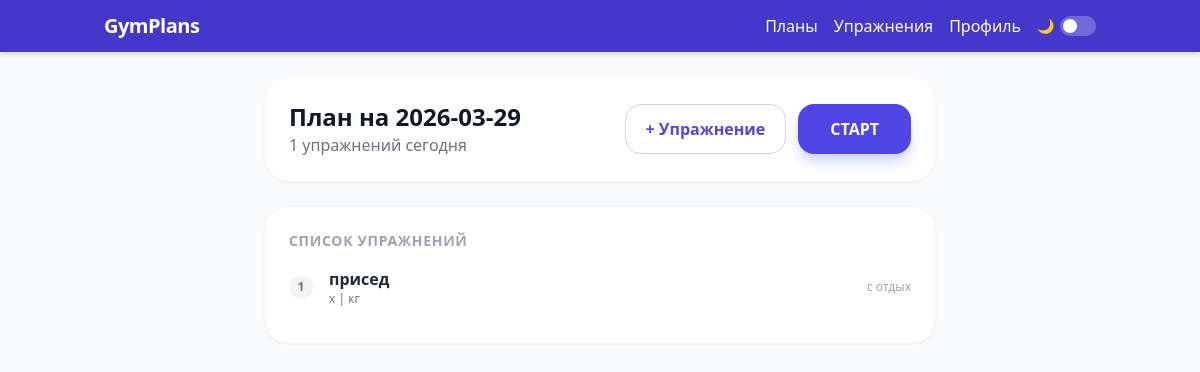
Before: /api/views/plans/1/2026-03-29 with the older database file.
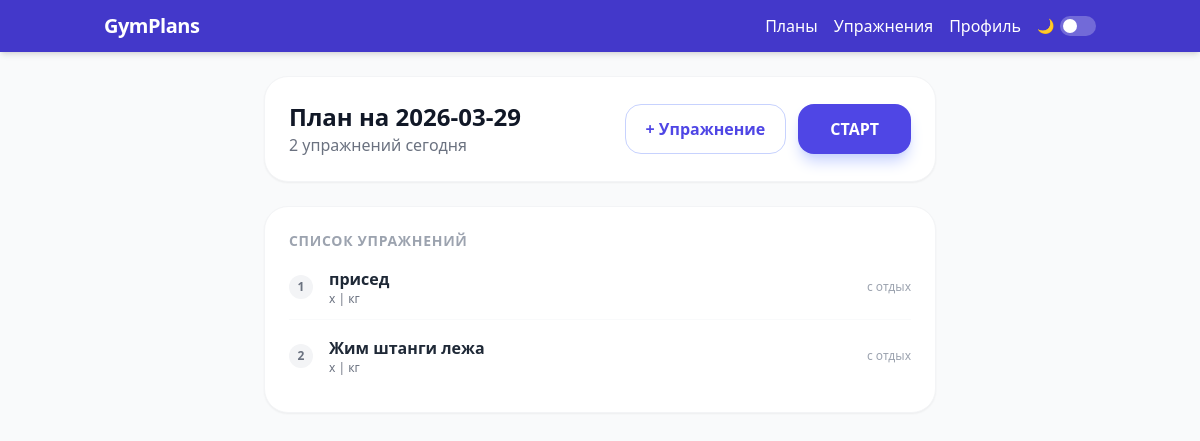
After: the same page with the newer database file.
### src/db/models/workout.py (models this page shows)
class ExerciseInDayModel(Base):
    __tablename__ = TableName.EXERCISE_IN_DAY
    id: Mapped[int] = mapped_column(primary_key=True)
    day_id: Mapped[int] = mapped_column(ForeignKey(WorkoutDayModel.id), comment="ID дня тренировки")
    exercise_id: Mapped[int] = mapped_column(ForeignKey(ExerciseModel.id), comment="ID упражнения")
    place_in_day: Mapped[int] = mapped_column(comment="Порядковый номер упражнения в дне тренировки")
    sets: Mapped[int] = mapped_column(comment="Количество подходов")
    reps: Mapped[int] = mapped_column(comment="Количество повторений в подходе")
    weight_kg: Mapped[int | None] = mapped_column(comment="Вес отягощения в килограммах (если применимо)")
    pause: Mapped[int | None] = mapped_column(comment="Длительность паузы между подходами в секундах")

class ExerciseModel(Base):
    __tablename__ = TableName.EXERCISE
    id: Mapped[int] = mapped_column(primary_key=True)
    name: Mapped[str] = mapped_column(unique=True, index=True, comment="Название упражнения")
    description: Mapped[str] = mapped_column(comment="Описание упражнения")
    image_path: Mapped[str | None] = mapped_column(comment="Путь к файлу на сервере")
    video_url: Mapped[str | None] = mapped_column(comment="URL видео с демонстрацией упражнения")

### src/api/views/plans.py (the view)
@plans_router.get("/{plan_id}/{date}")
async def get_workout_day(request: ApiRequest, db: DbDep, plan_id: int, date: dt.date):
    day = await db.workout.get_day(plan_id, date)
    if not day:
        return {"error": "Plan not found"}
    return request.app.templates.TemplateResponse(
        WorkoutPages.DAY.value, {"request": request, "day": day})

### src/templates/workout/day.html (shortened to what this page needs)
{% extends "base.html" %}
{% block content %}
<div class="max-w-2xl mx-auto">
  <div id="overview-area" class="space-y-6">
    <div class="flex justify-between items-center bg-white p-6 rounded-3xl shadow-sm border border-gray-100">
      <div>
        <h1 class="text-2xl font-bold text-gray-900">План на {{ day.date }}</h1>
        <p class="text-gray-500">{{ day.exercises|length }} упражнений сегодня</p>
      </div>
      <div class="flex gap-3">
        <button onclick="openAddExercise()"
                class="bg-white border border-indigo-200 text-indigo-600 px-5 py-3 rounded-2xl font-bold hover:bg-indigo-50 transition">
          + Упражнение
        </button>
        <button onclick="startWorkout()"
                class="bg-indigo-600 text-white px-8 py-3 rounded-2xl font-bold shadow-lg shadow-indigo-200 hover:scale-105 transition-transform">
          СТАРТ
        </button>
      </div>
    </div>
    <div class="bg-white rounded-3xl p-6 shadow-sm border border-gray-100">
      <h3 class="text-sm font-bold text-gray-400 uppercase tracking-wider mb-4">Список упражнений</h3>
      <div class="space-y-4">
        {% for ex in day.exercises %}
        <div class="flex items-center justify-between border-b border-gray-50 pb-3 last:border-0">
          <div class="flex items-center gap-4">
            <span class="w-6 h-6 bg-gray-100 text-gray-500 text-xs flex items-center justify-center rounded-full font-bold">
              {{ loop.index }}
            </span>
            <div>
              <p class="font-bold text-gray-800">{{ ex.name }}</p>
              <p class="text-xs text-gray-500">{{ ex.sets }} x {{ ex.reps }} | {{ ex.weight_kg }} кг</p>
            </div>
          </div>
          <span class="text-xs text-gray-400">{{ ex.pause }}с отдых</span>
        </div>
        {% endfor %}
      </div>
    </div>
  </div>
</div>
{% endblock %}

### src/templates/base.html (shortened to what this page needs)
<!DOCTYPE html>
<html lang="ru" class="light">
<head>
    <script src="https://cdn.tailwindcss.com"></script>
</head>
<body class="bg-gray-50 dark:bg-gray-900 font-sans text-gray-900 dark:text-gray-100">
    <nav class="bg-indigo-700 dark:bg-indigo-900 text-white shadow-md mb-6">
        <div class="container mx-auto px-4 py-3 flex justify-between items-center">
            <a href="/" class="text-xl font-bold tracking-tight">{{request.app.title}}</a>
            <div class="flex items-center gap-4">
                <a href="/api/views/plans" class="hover:text-indigo-200 transition">Планы</a>
                <a href="/api/views/exercises" class="hover:text-indigo-200 transition">Упражнения</a>
                <a href="/api/views/users/me" class="hover:text-indigo-200 transition">Профиль</a>
                <label class="theme-toggle" title="Сменить тему">
                    <span class="text-sm select-none" id="theme-icon">🌙</span>
                    <div class="toggle-track">
                        <div class="toggle-thumb"></div>
                    </div>
                </label>
            </div>
        </div>
    </nav>
    <main class="container mx-auto px-4 pb-20">
        {% block content %}{% endblock %}
    </main>
</body>
</html>

### src/templates/base.html (style rules this page uses)
body, nav, footer { transition: background-color 0.2s, color 0.2s, border-color 0.2s; }
.theme-toggle { display: flex; align-items: center; gap: 6px; cursor: pointer; user-select: none; }
.toggle-track { width: 36px; height: 20px; background: rgba(255,255,255,0.25); border-radius: 999px; position: relative; transition: background 0.2s; flex-shrink: 0; }
.toggle-thumb { position: absolute; top: 3px; left: 3px; width: 14px; height: 14px; background: white; border-radius: 50%; transition: transform 0.2s; }

Changed rows visible on the page:
added ExerciseInDayModel: name "Жим штанги лежа"
Other visible differences:
{{ day.exercises|length }}: "1" → "2"
